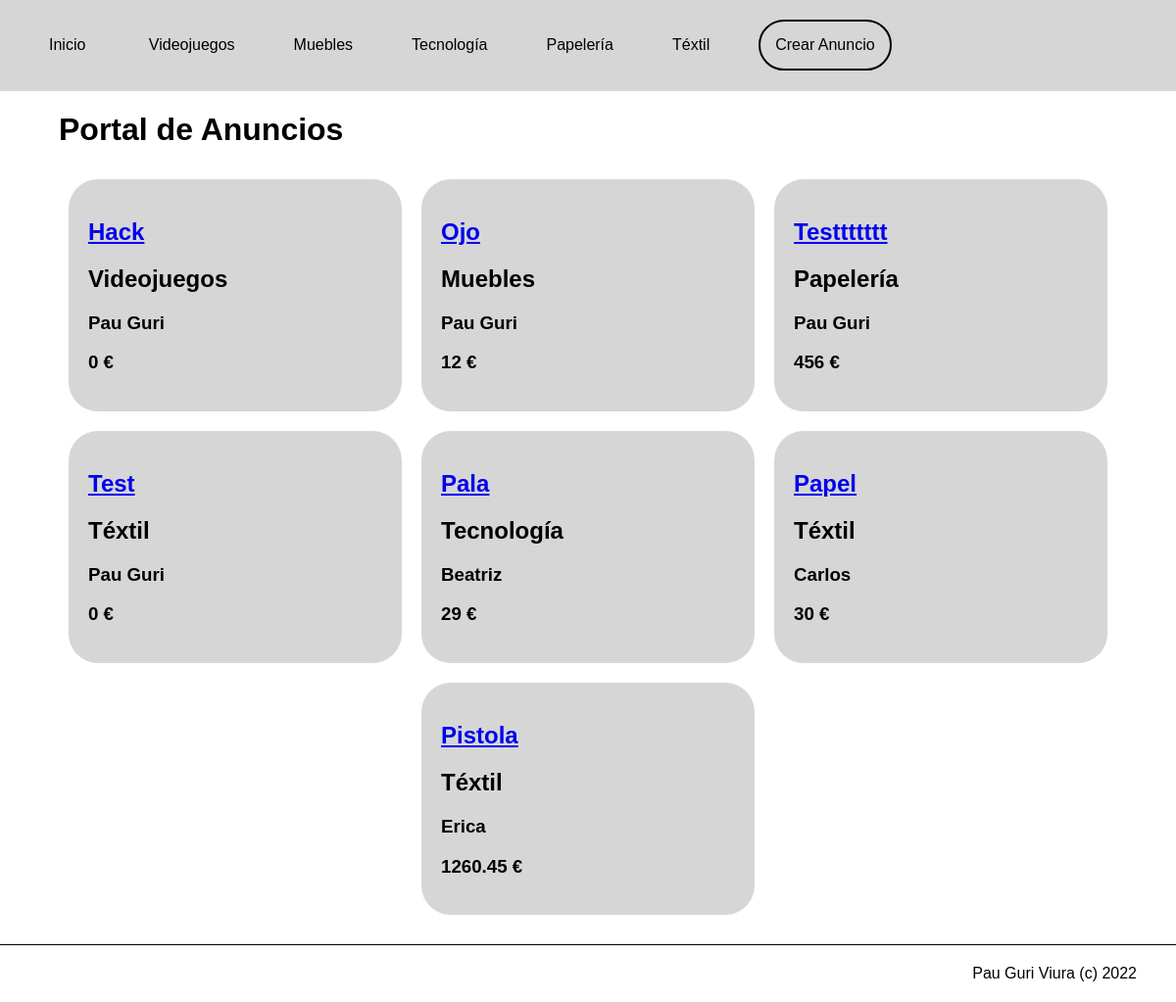
Page /practiques_backend/P03/index.php on the committed database.
### tables this page shows
CREATE TABLE `P02categorias` (
  `id` int(4) NOT NULL,
  `nombre` varchar(30) NOT NULL,
  `orden` int(4) NOT NULL
);

CREATE TABLE `P02anuncios` (
  `id` int(10) NOT NULL,
  `titulo` varchar(100) NOT NULL,
  `precio` float(6,2) NOT NULL,
  `descripcion` varchar(250) NOT NULL,
  `ip` varchar(15) NOT NULL,
  `vendido` tinyint(1) NOT NULL,
  `fechahora` datetime NOT NULL,
  `categoria` int(4) NOT NULL,
  `propietario` varchar(100) NOT NULL
);

CREATE TABLE `P02usuarios` (
  `email` varchar(100) NOT NULL,
  `nombre` varchar(100) NOT NULL
);

### practiques_backend/P03/index.php (the view, shortened to what this page needs)
<!DOCTYPE html>
<html lang="en">
<head>
    <link rel="stylesheet" href="style.css">
</head>
<body>
    <?php include("header.php"); ?>
    <h1>Portal de Anuncios</h1>
    <?php
        $db = new Conexion();
        $result = $db -> prepare("SELECT P02anuncios.id AS id, titulo, P02categorias.nombre AS categoria, P02usuarios.nombre AS usuario, precio FROM P02anuncios,P02categorias,P02usuarios WHERE categoria=P02categorias.id AND propietario=email AND vendido=0 ORDER BY fechahora DESC");
        $result -> execute();
        $allRows = $result -> fetchAll();
        if(count($allRows) < 1) {
            echo "<h2>No se ha encontrado ningún anuncio no vendido.</h2>";
        } else {
            $result -> execute();
            echo "<div class='postgrid'>";
            foreach ($result as $post) {
                echo "<article>
                    <h2><a href='anuncio.php?id=$post[id]'>$post[titulo]</a></h2>
                    <h2>$post[categoria]</h2>
                    <h3>$post[usuario]</h3>
                    <h3>$post[precio] €</h3>
                </article>";
            }
            echo "</div>";
        }
        include("footer.php");
    ?>
</body>
</html>

### practiques_backend/P03/header.php (shortened to what this page needs)
<header>
<a href="index.php">Inicio</a>
<?php
    $db = new Conexion();
    $result = $db -> query("SELECT * FROM P02categorias ORDER BY orden");
    foreach ($result as $category){
        echo "<a href='categoria.php?id=$category[id]'>$category[nombre]</a>";
    }
?>
<a href="nuevoanuncio.php" class="btn">Crear Anuncio</a>
</header>
<main>

### practiques_backend/P03/style.css (style rules this page uses)
body { font-family: Helvetica, arial, sans-serif; margin: 0; }
a.btn, button { color: black; background: transparent; text-decoration: none; border: 2px solid black; border-radius: 30px; padding: 15px; cursor: pointer; font-size: 16px; }
header { background: #d6d6d6; padding: 20px; margin-bottom: 20px; }
header a { color: black; text-decoration: none; display: inline-block; padding: 10px; margin: 0 20px 1px 20px; }
main { margin: auto; max-width: 1200px; width: 90%; }
.postgrid { display: flex; flex-wrap: wrap; justify-content: space-evenly; }
.postgrid article { max-width: 300px; width: 100%; border-radius: 30px; background: #d6d6d6; padding: 20px; margin: 10px; }

### rows in the picture
p02categorias: nombre "Videojuegos"
p02categorias: nombre "Muebles"
p02categorias: nombre "Tecnología"
p02categorias: nombre "Papelería"
p02categorias: nombre "Téxtil"
p02anuncios: titulo "Hack", categoria.nombre "Videojuegos", propietario.nombre "Pau Guri", precio "0"
p02anuncios: titulo "Ojo", categoria.nombre "Muebles", propietario.nombre "Pau Guri", precio "12"
p02anuncios: titulo "Testtttttt", categoria.nombre "Papelería", propietario.nombre "Pau Guri", precio "456"
p02anuncios: titulo "Test", categoria.nombre "Téxtil", propietario.nombre "Pau Guri", precio "0"
p02anuncios: titulo "Pala", categoria.nombre "Tecnología", propietario.nombre "Beatriz", precio "29"
p02anuncios: titulo "Papel", categoria.nombre "Téxtil", propietario.nombre "Carlos", precio "30"
p02anuncios: titulo "Pistola", categoria.nombre "Téxtil", propietario.nombre "Erica", precio "1260.45"
